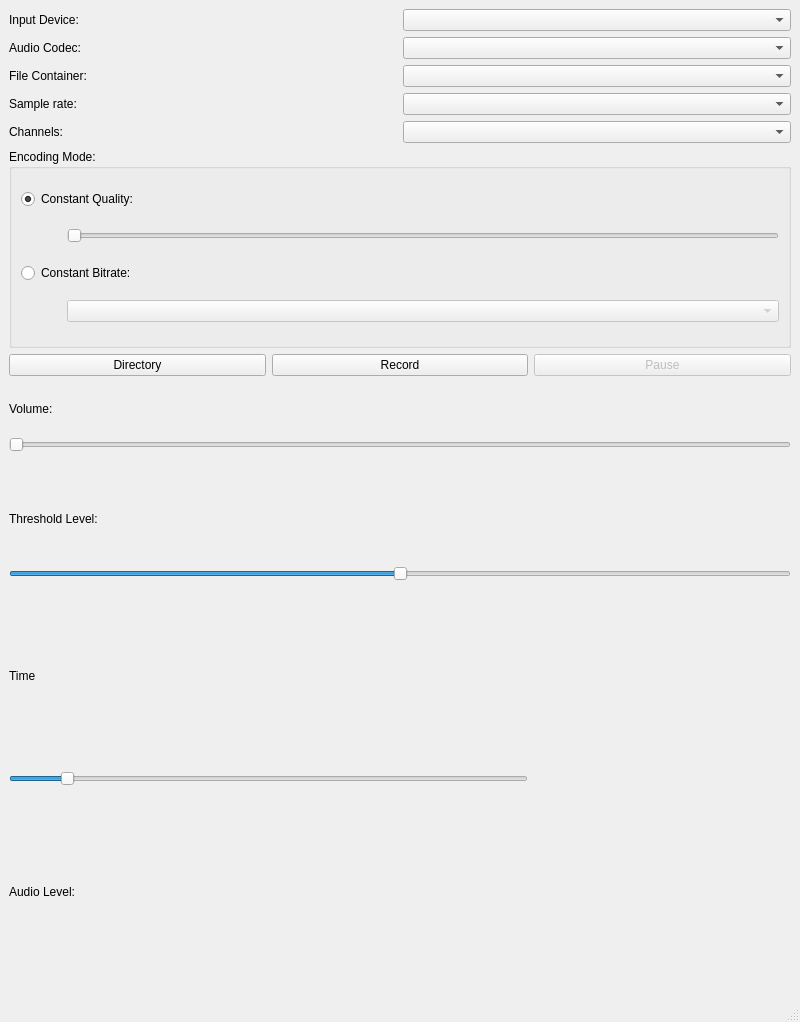
<?xml version="1.0" encoding="UTF-8"?>
<ui version="4.0">
 <class>AudioRecorder</class>
 <widget class="QMainWindow" name="AudioRecorder">
  <property name="geometry">
   <rect>
    <x>0</x>
    <y>0</y>
    <width>800</width>
    <height>1022</height>
   </rect>
  </property>
  <property name="windowTitle">
   <string>MainWindow</string>
  </property>
  <widget class="QWidget" name="centralwidget">
   <layout class="QGridLayout" name="gridLayout_3">
    <item row="5" column="1" colspan="2">
     <layout class="QVBoxLayout" name="levelsLayout"/>
    </item>
    <item row="1" column="0" colspan="3">
     <widget class="QGroupBox" name="groupBox">
      <property name="title">
       <string>Encoding Mode:</string>
      </property>
      <layout class="QGridLayout" name="gridLayout">
       <item row="0" column="0" colspan="2">
        <widget class="QRadioButton" name="constantQualityRadioButton">
         <property name="text">
          <string>Constant Quality:</string>
         </property>
         <property name="checked">
          <bool>true</bool>
         </property>
        </widget>
       </item>
       <item row="1" column="0">
        <spacer name="horizontalSpacer_2">
         <property name="orientation">
          <enum>Qt::Horizontal</enum>
         </property>
         <property name="sizeType">
          <enum>QSizePolicy::Fixed</enum>
         </property>
         <property name="sizeHint" stdset="0">
          <size>
           <width>40</width>
           <height>20</height>
          </size>
         </property>
        </spacer>
       </item>
       <item row="1" column="1">
        <widget class="QSlider" name="qualitySlider">
         <property name="orientation">
          <enum>Qt::Horizontal</enum>
         </property>
        </widget>
       </item>
       <item row="2" column="0" colspan="2">
        <widget class="QRadioButton" name="constantBitrateRadioButton">
         <property name="text">
          <string>Constant Bitrate:</string>
         </property>
        </widget>
       </item>
       <item row="3" column="0">
        <spacer name="horizontalSpacer">
         <property name="orientation">
          <enum>Qt::Horizontal</enum>
         </property>
         <property name="sizeType">
          <enum>QSizePolicy::Fixed</enum>
         </property>
         <property name="sizeHint" stdset="0">
          <size>
           <width>40</width>
           <height>20</height>
          </size>
         </property>
        </spacer>
       </item>
       <item row="3" column="1">
        <widget class="QComboBox" name="bitrateBox">
         <property name="enabled">
          <bool>false</bool>
         </property>
        </widget>
       </item>
      </layout>
     </widget>
    </item>
    <item row="2" column="0">
     <widget class="QPushButton" name="outputButton">
      <property name="text">
       <string>Directory</string>
      </property>
     </widget>
    </item>
    <item row="0" column="0" colspan="3">
     <layout class="QGridLayout" name="gridLayout_2">
      <item row="3" column="0">
       <widget class="QLabel" name="label_4">
        <property name="text">
         <string>Sample rate:</string>
        </property>
       </widget>
      </item>
      <item row="0" column="1">
       <widget class="QComboBox" name="audioDeviceBox"/>
      </item>
      <item row="1" column="0">
       <widget class="QLabel" name="label_2">
        <property name="text">
         <string>Audio Codec:</string>
        </property>
       </widget>
      </item>
      <item row="0" column="0">
       <widget class="QLabel" name="label">
        <property name="text">
         <string>Input Device:</string>
        </property>
       </widget>
      </item>
      <item row="2" column="0">
       <widget class="QLabel" name="label_3">
        <property name="text">
         <string>File Container:</string>
        </property>
       </widget>
      </item>
      <item row="2" column="1">
       <widget class="QComboBox" name="containerBox"/>
      </item>
      <item row="3" column="1">
       <widget class="QComboBox" name="sampleRateBox"/>
      </item>
      <item row="1" column="1">
       <widget class="QComboBox" name="audioCodecBox"/>
      </item>
      <item row="4" column="0">
       <widget class="QLabel" name="label_5">
        <property name="text">
         <string>Channels:</string>
        </property>
       </widget>
      </item>
      <item row="4" column="1">
       <widget class="QComboBox" name="channelsBox"/>
      </item>
     </layout>
    </item>
    <item row="5" column="0">
     <widget class="QLabel" name="levelLabel">
      <property name="text">
       <string>Audio Level:</string>
      </property>
     </widget>
    </item>
    <item row="2" column="2">
     <widget class="QPushButton" name="pauseButton">
      <property name="enabled">
       <bool>false</bool>
      </property>
      <property name="text">
       <string>Pause</string>
      </property>
     </widget>
    </item>
    <item row="2" column="1">
     <widget class="QPushButton" name="recordButton">
      <property name="text">
       <string>Record</string>
      </property>
     </widget>
    </item>
    <item row="4" column="0" colspan="2">
     <layout class="QVBoxLayout" name="verticalLayout_3">
      <item>
       <widget class="QLabel" name="label_8">
        <property name="text">
         <string>Time</string>
        </property>
       </widget>
      </item>
      <item>
       <widget class="QSlider" name="horizontalSlider_2">
        <property name="value">
         <number>10</number>
        </property>
        <property name="orientation">
         <enum>Qt::Horizontal</enum>
        </property>
       </widget>
      </item>
     </layout>
    </item>
    <item row="3" column="0" colspan="3">
     <layout class="QVBoxLayout" name="verticalLayout">
      <property name="spacing">
       <number>2</number>
      </property>
      <item>
       <layout class="QVBoxLayout" name="verticalLayout_2">
        <property name="bottomMargin">
         <number>20</number>
        </property>
        <item>
         <widget class="QLabel" name="label_7">
          <property name="text">
           <string>Volume:</string>
          </property>
         </widget>
        </item>
        <item>
         <widget class="QSlider" name="horizontalSlider">
          <property name="orientation">
           <enum>Qt::Horizontal</enum>
          </property>
         </widget>
        </item>
       </layout>
      </item>
      <item>
       <widget class="QLabel" name="label_6">
        <property name="text">
         <string>Threshold Level:</string>
        </property>
       </widget>
      </item>
      <item>
       <layout class="QHBoxLayout" name="horizontalLayout">
        <item>
         <widget class="QSlider" name="horizontalSlider_thresoldlevel">
          <property name="minimum">
           <number>1</number>
          </property>
          <property name="value">
           <number>50</number>
          </property>
          <property name="orientation">
           <enum>Qt::Horizontal</enum>
          </property>
         </widget>
        </item>
       </layout>
      </item>
     </layout>
    </item>
   </layout>
  </widget>
  <widget class="QStatusBar" name="statusbar"/>
 </widget>
 <resources/>
 <connections>
  <connection>
   <sender>constantQualityRadioButton</sender>
   <signal>toggled(bool)</signal>
   <receiver>qualitySlider</receiver>
   <slot>setEnabled(bool)</slot>
   <hints>
    <hint type="sourcelabel">
     <x>113</x>
     <y>197</y>
    </hint>
    <hint type="destinationlabel">
     <x>115</x>
     <y>223</y>
    </hint>
   </hints>
  </connection>
  <connection>
   <sender>constantBitrateRadioButton</sender>
   <signal>toggled(bool)</signal>
   <receiver>bitrateBox</receiver>
   <slot>setEnabled(bool)</slot>
   <hints>
    <hint type="sourcelabel">
     <x>173</x>
     <y>259</y>
    </hint>
    <hint type="destinationlabel">
     <x>190</x>
     <y>291</y>
    </hint>
   </hints>
  </connection>
  <connection>
   <sender>outputButton</sender>
   <signal>clicked()</signal>
   <receiver>AudioRecorder</receiver>
   <slot>setOutputLocation()</slot>
   <hints>
    <hint type="sourcelabel">
     <x>46</x>
     <y>340</y>
    </hint>
    <hint type="destinationlabel">
     <x>6</x>
     <y>302</y>
    </hint>
   </hints>
  </connection>
  <connection>
   <sender>recordButton</sender>
   <signal>clicked()</signal>
   <receiver>AudioRecorder</receiver>
   <slot>toggleRecord()</slot>
   <hints>
    <hint type="sourcelabel">
     <x>191</x>
     <y>340</y>
    </hint>
    <hint type="destinationlabel">
     <x>113</x>
     <y>317</y>
    </hint>
   </hints>
  </connection>
  <connection>
   <sender>pauseButton</sender>
   <signal>clicked()</signal>
   <receiver>AudioRecorder</receiver>
   <slot>togglePause()</slot>
   <hints>
    <hint type="sourcelabel">
     <x>252</x>
     <y>334</y>
    </hint>
    <hint type="destinationlabel">
     <x>258</x>
     <y>346</y>
    </hint>
   </hints>
  </connection>
 </connections>
 <slots>
  <slot>setOutputLocation()</slot>
  <slot>toggleRecord()</slot>
  <slot>togglePause()</slot>
 </slots>
</ui>
